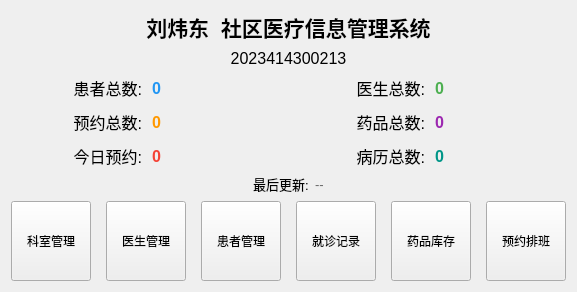
<?xml version="1.0" encoding="UTF-8"?>
<ui version="4.0">
 <class>WelcomeView</class>
 <widget class="QWidget" name="WelcomeView">
  <property name="geometry">
   <rect>
    <x>0</x>
    <y>0</y>
    <width>575</width>
    <height>292</height>
   </rect>
  </property>
  <property name="windowTitle">
   <string>欢迎</string>
  </property>
  <layout class="QVBoxLayout" name="verticalLayout">
   <item>
    <widget class="QLabel" name="labelTitle">
     <property name="font">
      <font>
       <pointsize>16</pointsize>
       <bold>true</bold>
      </font>
     </property>
     <property name="text">
      <string>刘炜东  社区医疗信息管理系统</string>
     </property>
     <property name="alignment">
      <set>Qt::AlignmentFlag::AlignCenter</set>
     </property>
    </widget>
   </item>
   <item>
    <widget class="QLabel" name="labelStudentId">
     <property name="font">
      <font>
       <pointsize>12</pointsize>
      </font>
     </property>
     <property name="text">
      <string>2023414300213</string>
     </property>
     <property name="alignment">
      <set>Qt::AlignmentFlag::AlignCenter</set>
     </property>
    </widget>
   </item>
   <item>
    <spacer name="verticalSpacer">
     <property name="orientation">
      <enum>Qt::Orientation::Vertical</enum>
     </property>
     <property name="sizeHint" stdset="0">
      <size>
       <width>20</width>
       <height>104</height>
      </size>
     </property>
    </spacer>
   </item>
   <item>
    <layout class="QGridLayout" name="gridLayout">
     <property name="spacing">
      <number>10</number>
     </property>
     <item row="0" column="0">
      <widget class="QLabel" name="labelPatient">
       <property name="font">
        <font>
         <pointsize>12</pointsize>
        </font>
       </property>
       <property name="text">
        <string>患者总数:</string>
       </property>
       <property name="alignment">
        <set>Qt::AlignmentFlag::AlignRight|Qt::AlignmentFlag::AlignTrailing|Qt::AlignmentFlag::AlignVCenter</set>
       </property>
      </widget>
     </item>
     <item row="0" column="1">
      <widget class="QLabel" name="lblPatientCount">
       <property name="font">
        <font>
         <pointsize>12</pointsize>
         <bold>true</bold>
        </font>
       </property>
       <property name="styleSheet">
        <string notr="true">color: #2196F3;</string>
       </property>
       <property name="text">
        <string>0</string>
       </property>
      </widget>
     </item>
     <item row="0" column="2">
      <widget class="QLabel" name="labelDoctor">
       <property name="font">
        <font>
         <pointsize>12</pointsize>
        </font>
       </property>
       <property name="text">
        <string>医生总数:</string>
       </property>
       <property name="alignment">
        <set>Qt::AlignmentFlag::AlignRight|Qt::AlignmentFlag::AlignTrailing|Qt::AlignmentFlag::AlignVCenter</set>
       </property>
      </widget>
     </item>
     <item row="0" column="3">
      <widget class="QLabel" name="lblDoctorCount">
       <property name="font">
        <font>
         <pointsize>12</pointsize>
         <bold>true</bold>
        </font>
       </property>
       <property name="styleSheet">
        <string notr="true">color: #4CAF50;</string>
       </property>
       <property name="text">
        <string>0</string>
       </property>
      </widget>
     </item>
     <item row="1" column="0">
      <widget class="QLabel" name="labelAppointment">
       <property name="font">
        <font>
         <pointsize>12</pointsize>
        </font>
       </property>
       <property name="text">
        <string>预约总数:</string>
       </property>
       <property name="alignment">
        <set>Qt::AlignmentFlag::AlignRight|Qt::AlignmentFlag::AlignTrailing|Qt::AlignmentFlag::AlignVCenter</set>
       </property>
      </widget>
     </item>
     <item row="1" column="1">
      <widget class="QLabel" name="lblAppointmentCount">
       <property name="font">
        <font>
         <pointsize>12</pointsize>
         <bold>true</bold>
        </font>
       </property>
       <property name="styleSheet">
        <string notr="true">color: #FF9800;</string>
       </property>
       <property name="text">
        <string>0</string>
       </property>
      </widget>
     </item>
     <item row="1" column="2">
      <widget class="QLabel" name="labelMedicine">
       <property name="font">
        <font>
         <pointsize>12</pointsize>
        </font>
       </property>
       <property name="text">
        <string>药品总数:</string>
       </property>
       <property name="alignment">
        <set>Qt::AlignmentFlag::AlignRight|Qt::AlignmentFlag::AlignTrailing|Qt::AlignmentFlag::AlignVCenter</set>
       </property>
      </widget>
     </item>
     <item row="1" column="3">
      <widget class="QLabel" name="lblMedicineCount">
       <property name="font">
        <font>
         <pointsize>12</pointsize>
         <bold>true</bold>
        </font>
       </property>
       <property name="styleSheet">
        <string notr="true">color: #9C27B0;</string>
       </property>
       <property name="text">
        <string>0</string>
       </property>
      </widget>
     </item>
     <item row="2" column="0">
      <widget class="QLabel" name="labelTodayAppointment">
       <property name="font">
        <font>
         <pointsize>12</pointsize>
        </font>
       </property>
       <property name="text">
        <string>今日预约:</string>
       </property>
       <property name="alignment">
        <set>Qt::AlignmentFlag::AlignRight|Qt::AlignmentFlag::AlignTrailing|Qt::AlignmentFlag::AlignVCenter</set>
       </property>
      </widget>
     </item>
     <item row="2" column="1">
      <widget class="QLabel" name="lblTodayAppointments">
       <property name="font">
        <font>
         <pointsize>12</pointsize>
         <bold>true</bold>
        </font>
       </property>
       <property name="styleSheet">
        <string notr="true">color: #F44336;</string>
       </property>
       <property name="text">
        <string>0</string>
       </property>
      </widget>
     </item>
     <item row="2" column="2">
      <widget class="QLabel" name="labelMedicalRecord">
       <property name="font">
        <font>
         <pointsize>12</pointsize>
        </font>
       </property>
       <property name="text">
        <string>病历总数:</string>
       </property>
       <property name="alignment">
        <set>Qt::AlignmentFlag::AlignRight|Qt::AlignmentFlag::AlignTrailing|Qt::AlignmentFlag::AlignVCenter</set>
       </property>
      </widget>
     </item>
     <item row="2" column="3">
      <widget class="QLabel" name="lblMedicalRecordCount">
       <property name="font">
        <font>
         <pointsize>12</pointsize>
         <bold>true</bold>
        </font>
       </property>
       <property name="styleSheet">
        <string notr="true">color: #009688;</string>
       </property>
       <property name="text">
        <string>0</string>
       </property>
      </widget>
     </item>
    </layout>
   </item>
   <item>
    <layout class="QHBoxLayout" name="horizontalLayout">
     <item>
      <spacer name="horizontalSpacer">
       <property name="orientation">
        <enum>Qt::Orientation::Horizontal</enum>
       </property>
       <property name="sizeHint" stdset="0">
        <size>
         <width>40</width>
         <height>20</height>
        </size>
       </property>
      </spacer>
     </item>
     <item>
      <widget class="QLabel" name="labelLastUpdate">
       <property name="font">
        <font>
         <pointsize>10</pointsize>
        </font>
       </property>
       <property name="text">
        <string>最后更新:</string>
       </property>
      </widget>
     </item>
     <item>
      <widget class="QLabel" name="lblLastUpdate">
       <property name="font">
        <font>
         <pointsize>10</pointsize>
        </font>
       </property>
       <property name="styleSheet">
        <string notr="true">color: #666666;</string>
       </property>
       <property name="text">
        <string>--</string>
       </property>
      </widget>
     </item>
     <item>
      <spacer name="horizontalSpacer_2">
       <property name="orientation">
        <enum>Qt::Orientation::Horizontal</enum>
       </property>
       <property name="sizeHint" stdset="0">
        <size>
         <width>40</width>
         <height>20</height>
        </size>
       </property>
      </spacer>
     </item>
    </layout>
   </item>
   <item>
    <spacer name="verticalSpacer_2">
     <property name="orientation">
      <enum>Qt::Orientation::Vertical</enum>
     </property>
     <property name="sizeHint" stdset="0">
      <size>
       <width>20</width>
       <height>103</height>
      </size>
     </property>
    </spacer>
   </item>
   <item>
    <layout class="QHBoxLayout" name="horizontalLayout_2">
     <property name="spacing">
      <number>15</number>
     </property>
     <item>
      <widget class="QPushButton" name="btDepartment">
       <property name="minimumSize">
        <size>
         <width>80</width>
         <height>80</height>
        </size>
       </property>
       <property name="maximumSize">
        <size>
         <width>80</width>
         <height>80</height>
        </size>
       </property>
       <property name="text">
        <string>科室管理</string>
       </property>
      </widget>
     </item>
     <item>
      <widget class="QPushButton" name="btDoctor">
       <property name="minimumSize">
        <size>
         <width>80</width>
         <height>80</height>
        </size>
       </property>
       <property name="maximumSize">
        <size>
         <width>80</width>
         <height>80</height>
        </size>
       </property>
       <property name="text">
        <string>医生管理</string>
       </property>
      </widget>
     </item>
     <item>
      <widget class="QPushButton" name="btPatient">
       <property name="minimumSize">
        <size>
         <width>80</width>
         <height>80</height>
        </size>
       </property>
       <property name="maximumSize">
        <size>
         <width>80</width>
         <height>80</height>
        </size>
       </property>
       <property name="text">
        <string>患者管理</string>
       </property>
      </widget>
     </item>
     <item>
      <widget class="QPushButton" name="btMedicalRecord">
       <property name="minimumSize">
        <size>
         <width>80</width>
         <height>80</height>
        </size>
       </property>
       <property name="maximumSize">
        <size>
         <width>80</width>
         <height>80</height>
        </size>
       </property>
       <property name="text">
        <string>就诊记录</string>
       </property>
      </widget>
     </item>
     <item>
      <widget class="QPushButton" name="btMedicine">
       <property name="minimumSize">
        <size>
         <width>80</width>
         <height>80</height>
        </size>
       </property>
       <property name="maximumSize">
        <size>
         <width>80</width>
         <height>80</height>
        </size>
       </property>
       <property name="text">
        <string>药品库存</string>
       </property>
      </widget>
     </item>
     <item>
      <widget class="QPushButton" name="btAppointment">
       <property name="minimumSize">
        <size>
         <width>80</width>
         <height>80</height>
        </size>
       </property>
       <property name="maximumSize">
        <size>
         <width>80</width>
         <height>80</height>
        </size>
       </property>
       <property name="text">
        <string>预约排班</string>
       </property>
      </widget>
     </item>
    </layout>
   </item>
   <item>
    <spacer name="verticalSpacer_3">
     <property name="orientation">
      <enum>Qt::Orientation::Vertical</enum>
     </property>
     <property name="sizeHint" stdset="0">
      <size>
       <width>20</width>
       <height>28</height>
      </size>
     </property>
    </spacer>
   </item>
  </layout>
 </widget>
 <resources/>
 <connections/>
</ui>
